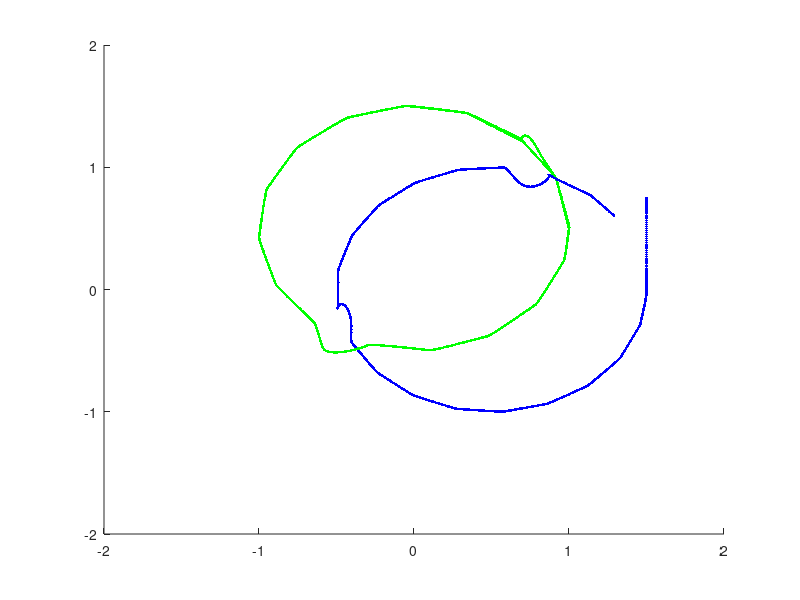
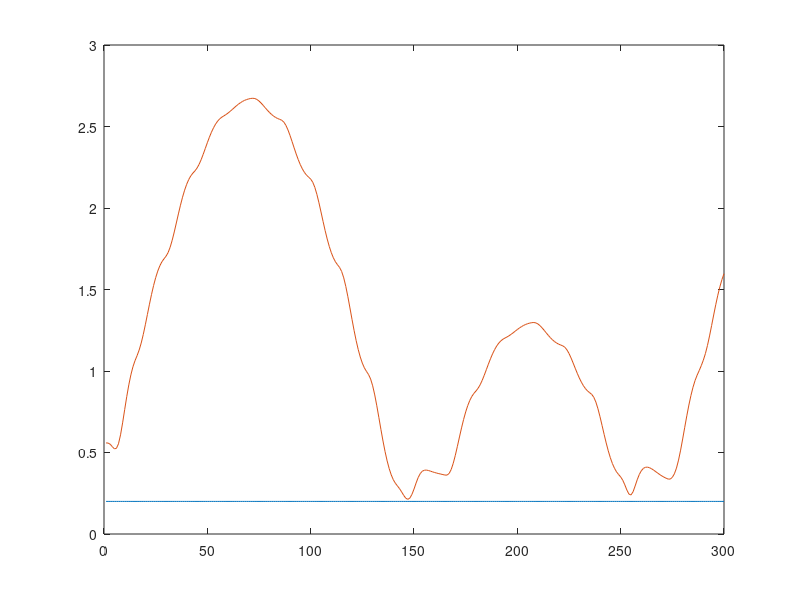

MATLAB code to generate these figures, in order:
clear;
close all;


%%%%%%%%%%
%1 Pool No comunication (on edge reference)
%2 Towards 0.5 m
%3 Towards 0.3 m, k0 = 10 
%4 Towards 0.3 m, k0 = 30
%5 Frontal (min distance = 0.4 m)
%6 Towards 2-3 0.5 m
%7 Towards 2-3 0.3 m
%8 Pool comunication (3 still, min distance = 0.5 m)
%9 Circular 23 frontal
%10 Circular 1 2 crossed
%11 Circular 1 2 3 crossed

plot1 = 10;

if(plot1 == 1)
    load('pool_nocomunication');
    Max_x = 2;
    Max_y = 2;
    limits = [-Max_x, Max_x, Max_y, -Max_y];
    figure;
    hold on;
    x_plot = -Max_x:0.1:Max_x;
    y_plot = -Max_y:0.1:Max_y;
    plot(ones(size(y_plot))*x_plot(1), y_plot);
    plot(x_plot, ones(size(x_plot))*y_plot(1));
    plot(ones(size(y_plot))*x_plot(end), y_plot);
    plot(x_plot, ones(size(x_plot))*y_plot(end));
    axis([-Max_x-1, Max_x + 1, -Max_y - 1, Max_y + 1]);
    hold on;
    for i=1:2:length(dati.x_vehicle1)
         axis([-3, 3, -3, 3]);
         plot(dati.x_vehicle1(i), dati.y_vehicle1(i), '.g');
         plot(dati.x_vehicle2(i), dati.y_vehicle2(i), '.b');
         plot(dati.x_vehicle3(i), dati.y_vehicle3(i), '.r');
         drawnow;
    end
    
end

if(plot1 == 2)
    load('vehicle_towards5');
    figure;
    hold on;

    for i=1:3:length(dati.x_vehicle1)-900
         axis([-2, 2, -2, 2]);
         plot(dati.x_vehicle1(i), dati.y_vehicle1(i), '.g');
         plot(dati.x_vehicle2(i), dati.y_vehicle2(i), '.b');
         plot(dati.x_vehicle3(i), dati.y_vehicle3(i), '.r');
         drawnow;
    end
    
    figure;
    plot(1:length(dati.distance), 0.5*ones(1,length(dati.distance)));
    hold on;
    plot(1:50,dati.distance);
    
end


if(plot1 == 3)
    load('vehicle_towards3');
    figure;
    hold on;

    

    for i=1:3:length(dati.x_vehicle1)-900
         axis([-2, 2, -2, 2]);
         plot(dati.x_vehicle1(i), dati.y_vehicle1(i), '.g');
         plot(dati.x_vehicle2(i), dati.y_vehicle2(i), '.b');
         plot(dati.x_vehicle3(i), dati.y_vehicle3(i), '.r');
         drawnow;
    end
    
    figure;
    plot(1:length(dati.distance), 0.3*ones(1,length(dati.distance)));
    hold on;
    plot(1:50,dati.distance);
    
end

if(plot1 == 4)
    load('vehicle_towards3_k0_15');
    figure;
    hold on;

    for i=1:3:length(dati.x_vehicle1)-900
         axis([-2, 2, -2, 2]);
         plot(dati.x_vehicle1(i), dati.y_vehicle1(i), '.g');
         plot(dati.x_vehicle2(i), dati.y_vehicle2(i), '.b');
         plot(dati.x_vehicle3(i), dati.y_vehicle3(i), '.r');
         drawnow;
    end
    
    figure;
    plot(1:length(dati.distance), 0.3*ones(1,length(dati.distance)));
    hold on;
    plot(1:50,dati.distance);
    
end

if(plot1 == 5)
    load('vehicle_frontalx');
    figure;
    hold on;
    plot(1.5,1,'xb');
    plot(1,1.5,'xg');

    for i=1:3:length(dati.x_vehicle1)-900
         axis([-2, 2, -2, 2]);
         plot(dati.x_vehicle1(i), dati.y_vehicle1(i), '.g');
         plot(dati.x_vehicle2(i), dati.y_vehicle2(i), '.b');
         plot(dati.x_vehicle3(i), dati.y_vehicle3(i), '.r');
         drawnow;
    end
    
    figure;
    plot(1:length(dati.distance), 0.4*ones(1,length(dati.distance)));
    hold on;
    plot(1:50,dati.distance);
    
end

if(plot1 == 6)
    load('vehicle_towards23_05');
    figure;
    hold on;

    for i=1:3:length(dati.x_vehicle1)-900
         axis([-2, 2, -2, 2]);
         plot(dati.x_vehicle1(i), dati.y_vehicle1(i), '.g');
         plot(dati.x_vehicle2(i), dati.y_vehicle2(i), '.b');
         plot(dati.x_vehicle3(i), dati.y_vehicle3(i), '.r');
         drawnow;
    end
    
    figure;
    plot(1:length(dati.distance), 0.5*ones(1,length(dati.distance)));
    hold on;
    plot(1:50,dati.distance);
    
end

if(plot1 == 7)
    load('vehicle_towards23_03');
    figure;
    hold on;

    for i=1:3:length(dati.x_vehicle1)-900
         axis([-2, 2, -2, 2]);
         plot(dati.x_vehicle1(i), dati.y_vehicle1(i), '.g');
         plot(dati.x_vehicle2(i), dati.y_vehicle2(i), '.b');
         plot(dati.x_vehicle3(i), dati.y_vehicle3(i), '.r');
         drawnow;
    end
    
    figure;
    plot(1:length(dati.distance), 0.3*ones(1,length(dati.distance)));
    hold on;
    plot(1:50,dati.distance);
    
end

if(plot1 == 8)
    load('pool_dist05');
    Max_x = 2;
    Max_y = 2;
    limits = [-Max_x, Max_x, Max_y, -Max_y];
    figure;
    hold on;
    x_plot = -Max_x:0.1:Max_x;
    y_plot = -Max_y:0.1:Max_y;
    plot(ones(size(y_plot))*x_plot(1), y_plot);
    plot(x_plot, ones(size(x_plot))*y_plot(1));
    plot(ones(size(y_plot))*x_plot(end), y_plot);
    plot(x_plot, ones(size(x_plot))*y_plot(end));
    axis([-Max_x-1, Max_x + 1, -Max_y - 1, Max_y + 1]);
    hold on;
    for i=1:6:length(dati.x_vehicle1)-200
         axis([-3, 3, -3, 3]);
         plot(dati.x_vehicle1(i), dati.y_vehicle1(i), '.g');
         plot(dati.x_vehicle2(i), dati.y_vehicle2(i), '.b');
         plot(dati.x_vehicle3(i), dati.y_vehicle3(i), '.r');
         drawnow;
    end
    figure;
    plot(1:length(dati.distance), 0.5*ones(1,length(dati.distance)));
    hold on;
    plot(1:length(dati.distance),dati.distance);
    
end

if(plot1 == 9)
    load('vehicle_circular23');
    figure;
    hold on;

    for i=1:5:length(dati.x_vehicle1)
         axis([-2, 2, -2, 2]);
         %plot(dati.x_vehicle1(i), dati.y_vehicle1(i), '.g');
         plot(dati.x_vehicle2(i), dati.y_vehicle2(i), '.b');
         plot(dati.x_vehicle3(i), dati.y_vehicle3(i), '.r');
         drawnow;
    end
    
    figure;
    plot(1:length(dati.distance), 0.3*ones(1,length(dati.distance)));
    hold on;
    plot(1:length(dati.distance),(dati.distance));
    
end

if(plot1 == 10)
    load('vehicle_circular_crossed');
    figure;
    hold on;

    for i=1:10:length(dati.x_vehicle1)
         axis([-2, 2, -2, 2]);
         plot(dati.x_vehicle1(i), dati.y_vehicle1(i), '.g');
         plot(dati.x_vehicle2(i), dati.y_vehicle2(i), '.b');
         %plot(dati.x_vehicle3(i), dati.y_vehicle3(i), '.r');
         drawnow;
    end
    
    figure;
    plot(1:length(dati.distance), 0.2*ones(1,length(dati.distance)));
    hold on;
    plot(1:length(dati.distance),(dati.distance));
    
end

if(plot1 == 11)
    load('vehicle_circular_crossed_3');
    figure;
    hold on;

    for i=1:10:length(dati.x_vehicle1)-1500
         axis([-2, 2, -2, 2]);
         plot(dati.x_vehicle1(i), dati.y_vehicle1(i), '.g');
         plot(dati.x_vehicle2(i), dati.y_vehicle2(i), '.b');
         plot(dati.x_vehicle3(i), dati.y_vehicle3(i), '.r');
         drawnow;
    end
    
    figure;
    plot(1:length(dati.distance), 0.1*ones(1,length(dati.distance)));
    hold on;
    plot(1:length(dati.distance),(dati.distance));
    
end
